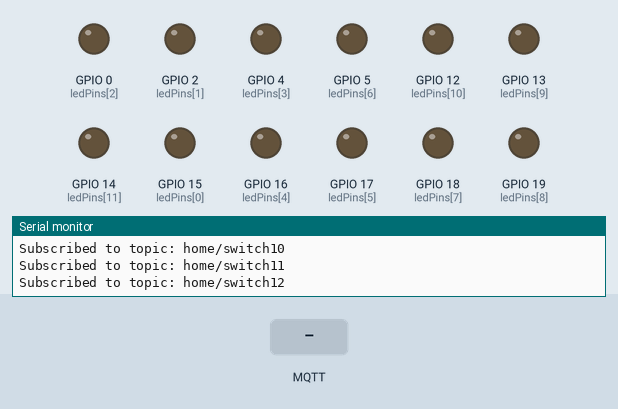
Recording of a sketch running on a simulated ESP32. Parts: output pins drawn as LEDs (lit = HIGH), the last lines printed to the serial monitor. The test bench sets the inputs (shaded band). WiFi joins after 1.5 s; servers stay silent unless stated; no MQTT or app messages arrive unless stated.

Above: at 3.2 s.
3.3 s: MQTT message "true" arrives on the first subscribed topic
At 4.1 s:
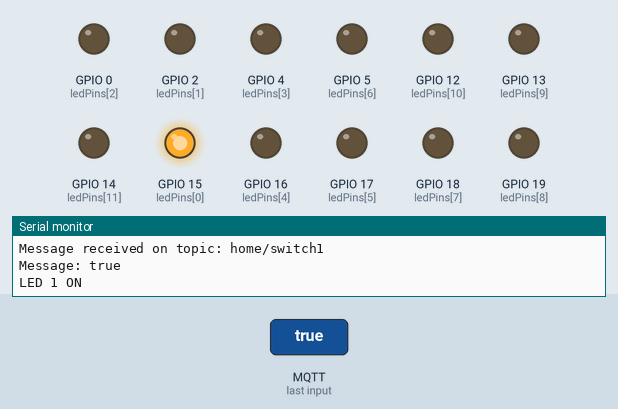
4.8 s: MQTT message "true" arrives on the second subscribed topic
At 5.3 s:
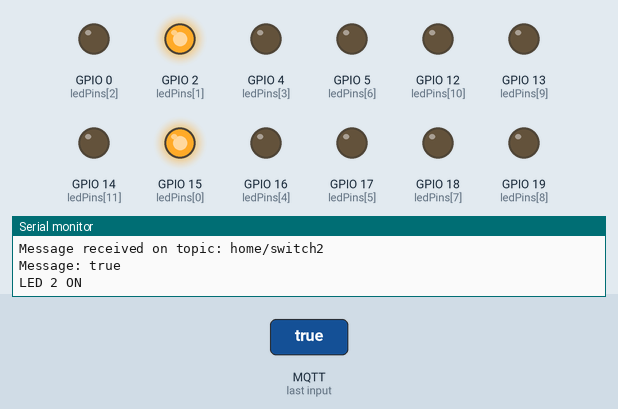
6.3 s: MQTT message "false" arrives on the first subscribed topic
At 7.5 s:
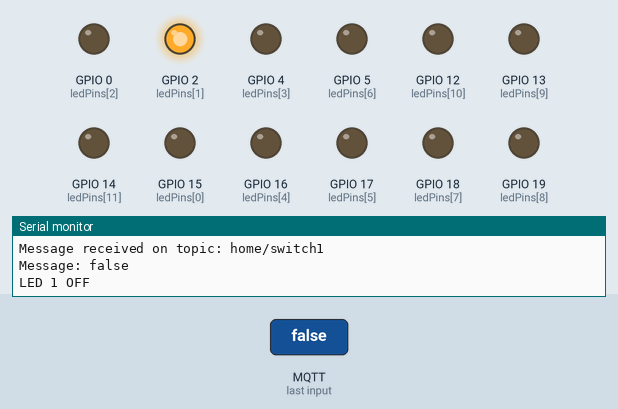
7.8 s: MQTT message "true" arrives on the third subscribed topic
At 8.8 s:
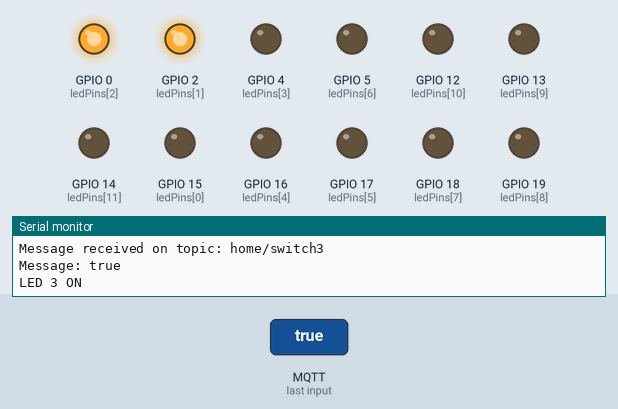
9.3 s: MQTT message "false" arrives on the second subscribed topic
At 9.9 s:
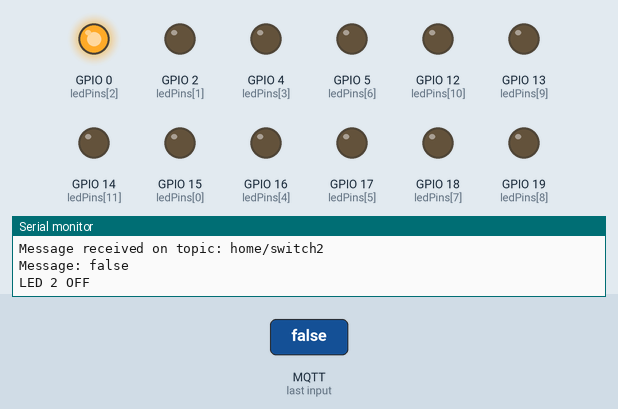
10.8 s: MQTT message "false" arrives on the third subscribed topic
At 11.1 s:
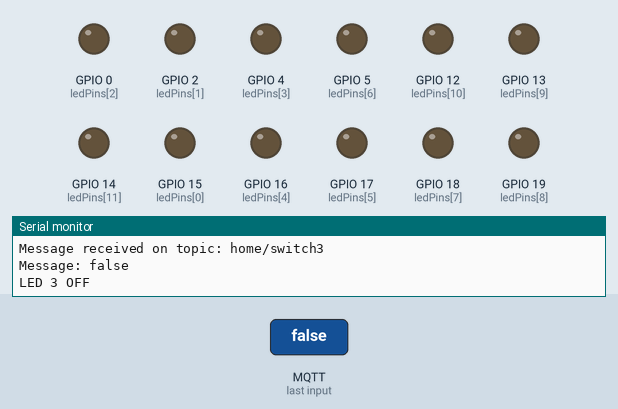
Timing chart, 0 to 13.3 s (numbered marks = the images above; inputs shaded):
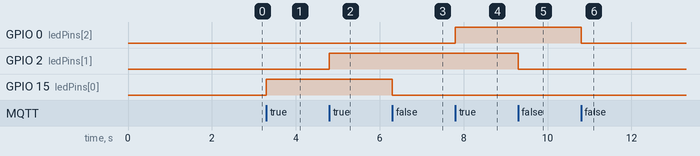

The sketch:

multipe_leds_mqtt.ino
```cpp
#include <WiFi.h>
#include <PubSubClient.h>

// Wi-Fi credentials
const char* ssid = "xxxxxxxx";//wifi ssid
const char* password = "xxxxxxxxxx"; // wifi password

// MQTT broker details
const char* mqtt_broker = "xxxxxxxxx";//( broker.hivemq.com ) mqtt broker
const int mqtt_port = 1883;//mqqtt port
const char* commandTopics[] = {
    "home/switch1", "home/switch2", "home/switch3", "home/switch4",
    "home/switch5", "home/switch6", "home/switch7", "home/switch8",
    "home/switch9", "home/switch10", "home/switch11", "home/switch12"
};               // mqtt topic
const int ledPins[] = {15, 2, 0, 4, 16, 17, 5, 18, 19, 13, 12, 14};

// WiFi and MQTT clients
WiFiClient espClient;
PubSubClient client(espClient);

void setup() {
  Serial.begin(115200);

  // Initialize LED pins
  for (int i = 0; i < 12; i++) {
    pinMode(ledPins[i], OUTPUT);
  }

  // Connect to Wi-Fi
  WiFi.begin(ssid, password);
  while (WiFi.status() != WL_CONNECTED) {
    delay(1000);
    Serial.println("Connecting to Wi-Fi...");
  }
  Serial.println("Connected to Wi-Fi");

  // Connect to MQTT broker
  client.setServer(mqtt_broker, mqtt_port);
  client.setCallback(callback);

  while (!client.connected()) {
    Serial.println("Connecting to MQTT broker...");
    if (client.connect("ESP32Receiver")) {
      Serial.println("Connected to MQTT broker");
    } else {
      Serial.print("Failed, state: ");
      Serial.println(client.state());
      delay(2000);
    }
  }

  // Subscribe to all command topics
  for (int i = 0; i < 12; i++) {
    client.subscribe(commandTopics[i]);
    Serial.print("Subscribed to topic: ");
    Serial.println(commandTopics[i]);
  }
}

void callback(char* topic, byte* payload, unsigned int length) {
  String message;
  for (int i = 0; i < length; i++) {
    message += (char)payload[i];
  }

  Serial.print("Message received on topic: ");
  Serial.println(topic);
  Serial.print("Message: ");
  Serial.println(message);

  // Handle commands
  for (int i = 0; i < 12; i++) {
    if (strcmp(topic, commandTopics[i]) == 0) {
      if (message == "true") {
        digitalWrite(ledPins[i], HIGH);
        Serial.print("LED ");
        Serial.print(i + 1);
        Serial.println(" ON");
      } else if (message == "false") {
        digitalWrite(ledPins[i], LOW);
        Serial.print("LED ");
        Serial.print(i + 1);
        Serial.println(" OFF");
      } else {
        Serial.println("Unknown command received");
      }
      break;
    }
  }
}

void loop() {
  client.loop();
}
```

Measured:
- after the input at 3.3 s, GPIO 15 (ledPins[0]): LOW → HIGH at once
- after the input at 4.8 s, GPIO 2 (ledPins[1]): LOW → HIGH at once
- after the input at 6.3 s, GPIO 15 (ledPins[0]): HIGH → LOW at once
- after the input at 7.8 s, GPIO 0 (ledPins[2]): LOW → HIGH at once
- after the input at 9.3 s, GPIO 2 (ledPins[1]): HIGH → LOW at once
- after the input at 10.8 s, GPIO 0 (ledPins[2]): HIGH → LOW at once
